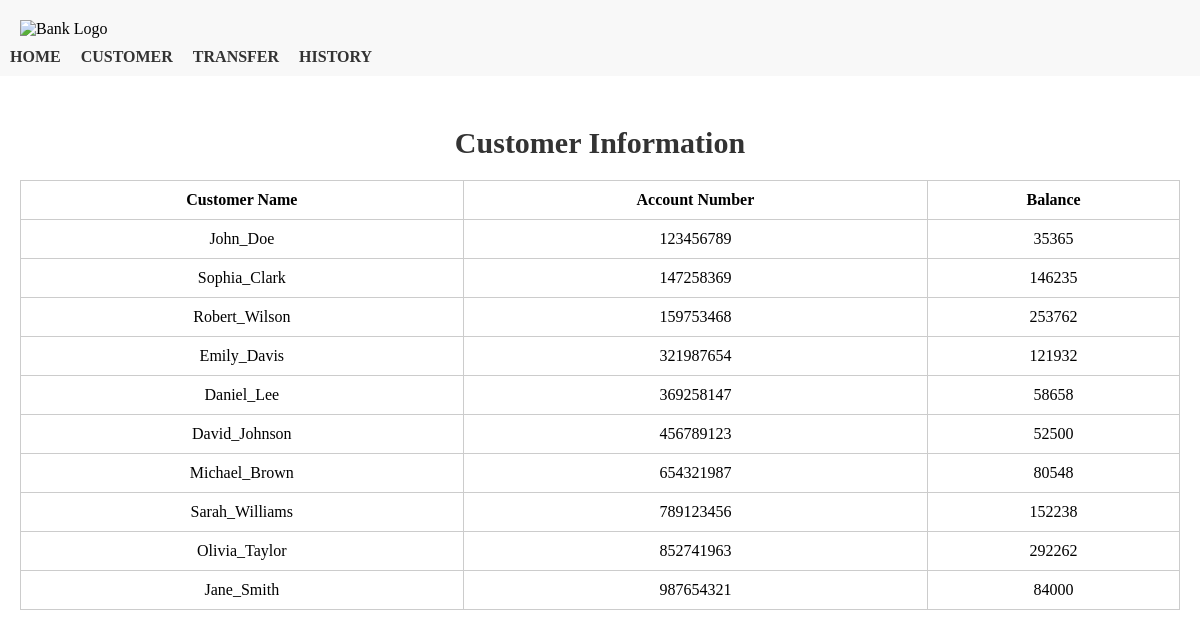
/customer.php, run on the app's committed database.
### tables this page shows
CREATE TABLE `customer` (
  `CustomerName` text NOT NULL,
  `AccountNumber` int(10) NOT NULL,
  `Balance` double NOT NULL
);

### customer.php (the view, shortened to what this page needs)
<?php
	$con = mysqli_connect("localhost","root","","banking_system");
	$query = "select * from customer";
	$result = mysqli_query($con,$query);
?>
<!DOCTYPE html>
<html>
<head>
	<link rel="stylesheet" type="text/css" href="customer.css">
</head>
<body>
	<header>
		<div class="logo">
			<img src="bank-logo.png" alt="Bank Logo">
		</div>
		<nav>
			<ul class="menu">
				<li><a href="index.php">HOME</a></li>
				<li><a href="customer.php">CUSTOMER</a></li>
				<li><a href="transfer.php">TRANSFER</a></li>
				<li><a href="history.php">HISTORY</a></li>
			</ul>
		</nav>
	</header>
	<main>
		<div class="customer">
			<h1>Customer Information</h1>
			<table>
				<thead>
					<tr>
						<th>Customer Name</th>
						<th>Account Number</th>
						<th>Balance</th>
					</tr>
				</thead>
				<tbody>
					<tr>
					<?php
					while($rew = mysqli_fetch_assoc($result))
					{
					?>
					<td><?php echo $rew['CustomerName'];?></td>
					<td><?php echo $rew['AccountNumber'];?></td>
					<td><?php echo $rew['Balance'];?></td>
					</tr>
					<?php
					}
					?>
				</tbody>
			</table>
		</div>
	</main>
</body>
</html>

### customer.css (style rules this page uses)
html, body { margin: 0; padding: 0; }
header { background-color: #f8f8f8; padding: 10px; }
.logo { margin: 10px; }
.logo img { width: 75px; height: auto; }
.menu { list-style-type: none; margin: 0; padding: 0; display: flex; align-items: center; }
.menu li { margin-right: 20px; }
.menu li a { text-decoration: none; color: #333; font-weight: bold; }
main { margin: 20px; text-align: center; }
.customer { margin-top: 50px; }
.customer h1 { font-size: 30px; color: #333; margin-bottom: 20px; }
table { width: 100%; border-collapse: collapse; }
table th, table td { padding: 10px; border: 1px solid #ccc; }

### data on the page
customer: CustomerName "John_Doe", AccountNumber "123456789", Balance "35365"
customer: CustomerName "Sophia_Clark", AccountNumber "147258369", Balance "146235"
customer: CustomerName "Robert_Wilson", AccountNumber "159753468", Balance "253762"
customer: CustomerName "Emily_Davis", AccountNumber "321987654", Balance "121932"
customer: CustomerName "Daniel_Lee", AccountNumber "369258147", Balance "58658"
customer: CustomerName "David_Johnson", AccountNumber "456789123", Balance "52500"
customer: CustomerName "Michael_Brown", AccountNumber "654321987", Balance "80548"
customer: CustomerName "Sarah_Williams", AccountNumber "789123456", Balance "152238"
customer: CustomerName "Olivia_Taylor", AccountNumber "852741963", Balance "292262"
customer: CustomerName "Jane_Smith", AccountNumber "987654321", Balance "84000"
